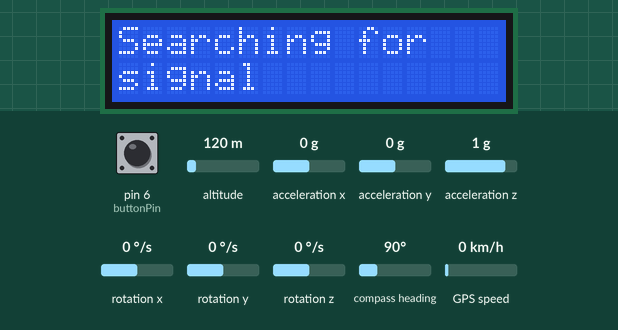
Recording of a sketch running on a simulated Arduino Uno, built with avr-gcc and run on an emulated ATmega328P. On the bench: 16×2 character LCD. The test bench sets the inputs (shaded band); at power-on: GPS speed 0 km/h, pin 6 (buttonPin) LOW, altitude 120 m, acceleration x 0 g, acceleration y 0 g, acceleration z 1 g, rotation x 0 °/s, rotation y 0 °/s, rotation z 0 °/s, compass heading 90°. The GPS gets a fix after 3 s at 37.7749, -122.4194 with 8 satellites; what the sketch prints to the serial monitor is not drawn.

Above: at 1.3 s.
1.4 s: GPS speed set to 2 km/h
At 4.4 s:
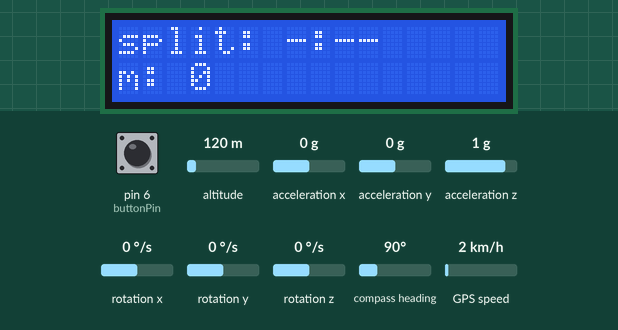
4.7 s: pin 6 (buttonPin) pulled HIGH for 0.15 s
At 5.5 s:
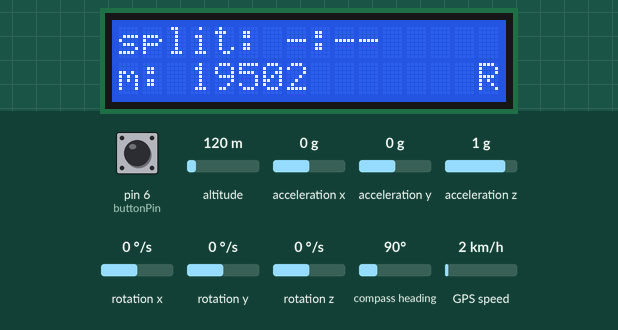
6.3 s: pin 6 (buttonPin) pulled HIGH for 1 s
8.8 s: GPS speed set to 30 km/h
At 10.4 s:
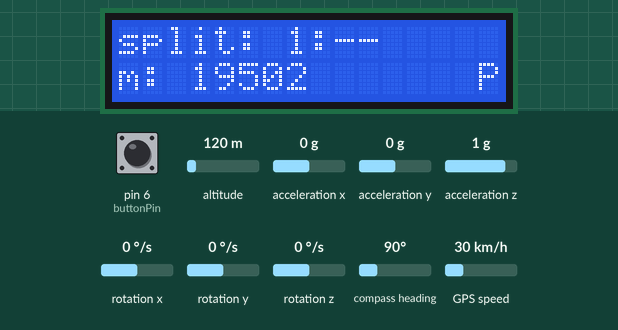
10.7 s: GPS speed set to 118 km/h
At 12.3 s:
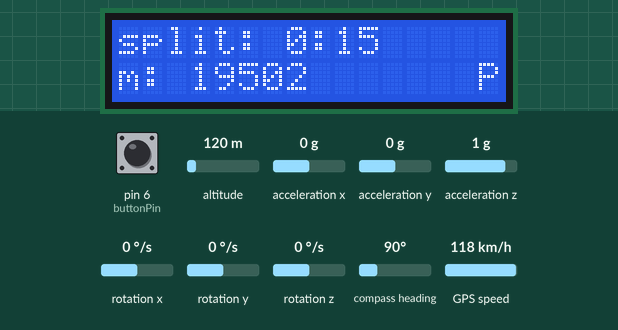
Timing chart, 0 to 13.7 s (numbered marks = the images above; inputs shaded):
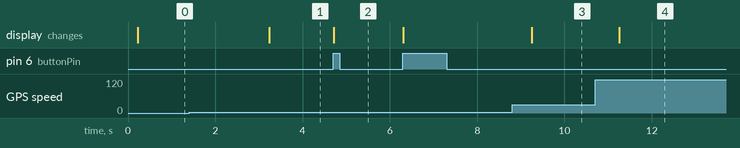

Measured:
- after the input at 1.4 s, the display: changes after 1.8 s (image 1)
- after the input at 4.7 s, the display: changes at once (image 2)
- after the input at 8.8 s, the display: changes after 0.46 s (image 3)
- after the input at 10.7 s, the display: changes after 0.56 s (image 4)

The sketch:

SpeedCoach.ino
```cpp
#include "TinyGPS++.h"
#include "SoftwareSerial.h"
#include <math.h>
#define pi 3.14159265358979323846
#include <LiquidCrystal.h>
#include <Wire.h>
#include <MPU6050.h>


const int rs = 12, en = 11, d4 = 5, d5 = 4, d6 = 3, d7 = 2;
const int buttonPin = 6;     // the number of the pushbutton pin
int buttonState = 0;
int prevButtonState = 1;
float mToMiConversion = 0.000621371;
bool lockOn = false;
bool firstRun = true;
float prevLat;
float prevLng;
int mTraveled = 0;
int recordingState = 0;
unsigned long previousMillis = 0;
const long interval = 3000;

SoftwareSerial serial_connection(9, 8); //RX, TX (Reversed)
TinyGPSPlus gps;//This is the GPS object that will pretty much do all the grunt work with the NMEA data
LiquidCrystal lcd(rs, en, d4, d5, d6, d7);
MPU6050 mpu;

void setup()
{
  //Begin Serial Connection
  Serial.begin(9600);//This opens up communications to the Serial monitor in the Arduino IDE
  serial_connection.begin(9600);//This opens up communications to the GPS
  //Initialize GPS pins
  Serial.println("GPS Start");//Just show to the monitor that the sketch has started
  lcd.begin(16, 2);
  pinMode(buttonPin, INPUT);//for distance recording
  //Initialize Accelerometer
  Serial.println("MPU6050 Accelerometer Start");
  while(!mpu.begin(MPU6050_SCALE_2000DPS, MPU6050_RANGE_2G)) {
    Serial.println("Could not find valid MPU6050, check wiring");
  }
  //Set offsets if needed - could be needed if not firmly fastened to prototype
  //mpu.setAccelOffsetX();
  //mpu.setAccelOffsetY();
  //mpu.setAccelOffsetZ();
  //Show accelerometer stats
  checkSettings();
}

void loop()
{

  //create vectors for acceleration tracking
  Vector rawAccel = mpu.readRawAccel();
  Vector normAccel = mpu.readNormalizeAccel();

  //keep track of seconds passed for distance calc
  unsigned long currentMillis = millis();

  //button state
  buttonState = digitalRead(buttonPin);

  //if first run, give the initial GPS coords
  if(firstRun) {
    prevLat = gps.location.lat();
    prevLng = gps.location.lng();
    mTraveled = 0;
    firstRun = false;
  }

  //While there are characters to come from the GPS
  while(serial_connection.available())
  {
    //This feeds the serial NMEA data into the library one char at a time
    gps.encode(serial_connection.read());
  }
  //This will pretty much be fired all the time anyway but will at least reduce it to only after a package of NMEA data comes in
  if(gps.location.isUpdated())
  {
    // clear signal search
    if(lockOn == false) {
      lockOn = true;
      lcd.clear();
    }

//if button goes from 0 to 1, that is a button press and we rotate states
  if(buttonState == 1 && prevButtonState == 0) {
    if(recordingState == 0) {
      recordingState = 1;
      mTraveled = 0;
    }
    else if(recordingState == 1) {
      recordingState = 2;
      lcd.setCursor(15,1);
      lcd.print("P");
      lcd.setCursor(0,0);
    }
    else {
      recordingState = 0;
      mTraveled = 0;
      lcd.clear();
    }
    Serial.println("Recording state:");
    Serial.println(recordingState);

  }

      if(recordingState == 1) {
        lcd.setCursor(15,1);
        lcd.print("R");
        lcd.setCursor(0,0);
        if(currentMillis - previousMillis >= interval) {
          previousMillis = currentMillis;
          //do calc and add
          mTraveled += TinyGPSPlus::distanceBetween(
            gps.location.lat(),
            gps.location.lng(),
            prevLat,
            prevLng
         );
         prevLat = gps.location.lat();
         prevLng = gps.location.lng();
        }
      }


    //calculate split information
    float split = gps.speed.mph();
    split = 1 / split;
    split  =  split * 60;
    split  =  split  * 60;
    split  =  split  * (1  /  1.60934);
    split  =  split / 2;
    lcd.print("split: ");
    int minutes  =  int(split  /  60);
    int seconds  = int(split)  % 60;

    //calculate stroke rate information


    //print split info
    if(minutes  < 10) {
      lcd.print(minutes);
      lcd.print(":");
      if(seconds > 0) {
        lcd.print(seconds);
      }
    }
    else {
      lcd.print("-:--");
    }
    lcd.setCursor(0,1);
    lcd.print("m: ");
    lcd.print(mTraveled);
    lcd.setCursor(0,0);

  }
  else {
    if(lockOn == false) {
      lcd.print("Searching for");
      lcd.setCursor(0,1);
      lcd.print("signal");
      lcd.setCursor(0,0);
    }
  }
  prevButtonState = buttonState;
}


void checkSettings()
{
  Serial.println();

  Serial.print(" * Sleep Mode:            ");
  Serial.println(mpu.getSleepEnabled() ? "Enabled" : "Disabled");

  Serial.print(" * Clock Source:          ");
  switch(mpu.getClockSource())
  {
    case MPU6050_CLOCK_KEEP_RESET:     Serial.println("Stops the clock and keeps the timing generator in reset"); break;
    case MPU6050_CLOCK_EXTERNAL_19MHZ: Serial.println("PLL with external 19.2MHz reference"); break;
    case MPU6050_CLOCK_EXTERNAL_32KHZ: Serial.println("PLL with external 32.768kHz reference"); break;
    case MPU6050_CLOCK_PLL_ZGYRO:      Serial.println("PLL with Z axis gyroscope reference"); break;
    case MPU6050_CLOCK_PLL_YGYRO:      Serial.println("PLL with Y axis gyroscope reference"); break;
    case MPU6050_CLOCK_PLL_XGYRO:      Serial.println("PLL with X axis gyroscope reference"); break;
    case MPU6050_CLOCK_INTERNAL_8MHZ:  Serial.println("Internal 8MHz oscillator"); break;
  }

  Serial.print(" * Accelerometer:         ");
  switch(mpu.getRange())
  {
    case MPU6050_RANGE_16G:            Serial.println("+/- 16 g"); break;
    case MPU6050_RANGE_8G:             Serial.println("+/- 8 g"); break;
    case MPU6050_RANGE_4G:             Serial.println("+/- 4 g"); break;
    case MPU6050_RANGE_2G:             Serial.println("+/- 2 g"); break;
  }

  Serial.print(" * Accelerometer offsets: ");
  Serial.print(mpu.getAccelOffsetX());
  Serial.print(" / ");
  Serial.print(mpu.getAccelOffsetY());
  Serial.print(" / ");
  Serial.println(mpu.getAccelOffsetZ());

  Serial.println();
}
```
